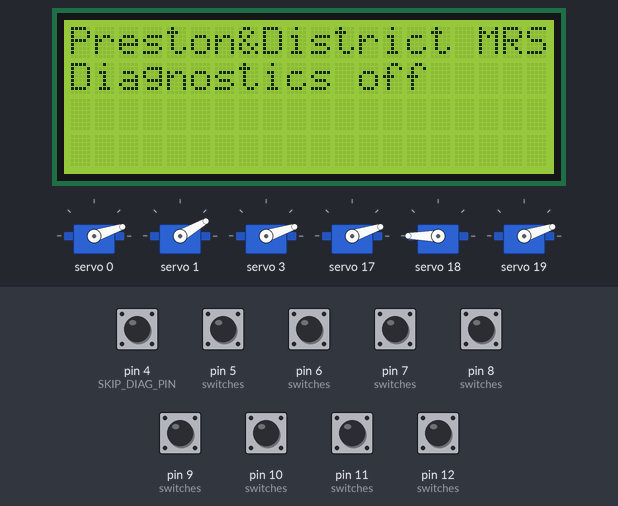
Recording of a sketch running on a simulated Arduino Uno, built with avr-gcc and run on an emulated ATmega328P. Parts: 20×4 character LCD, 6 × servo. The test bench sets the inputs (shaded band); at power-on: pin 4 (SKIP_DIAG_PIN), pin 5 (switches), pin 6 (switches), pin 7 (switches), pin 8 (switches), pin 9 (switches), pin 10 (switches), pin 11 (switches), pin 12 (switches) HIGH. What the sketch prints to the serial monitor is not drawn.

Above: at 1.2 s.
1.3 s: pin 4 (SKIP_DIAG_PIN) pulled LOW for 1 s
At 1.46 s:
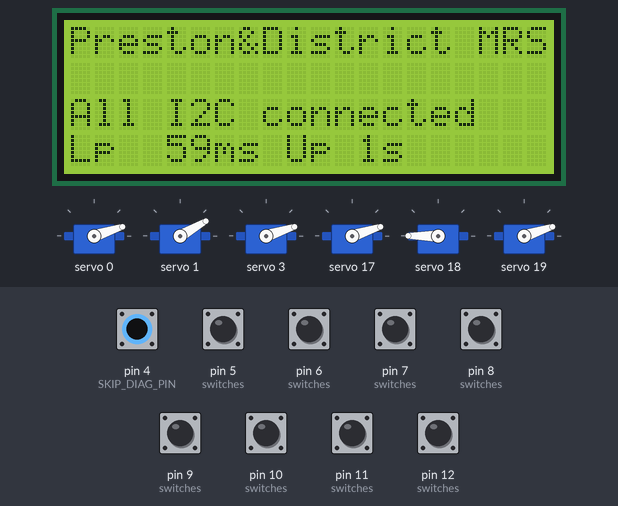
3.8 s: pin 5 (switches) pulled LOW for 0.15 s
At 4.18 s:
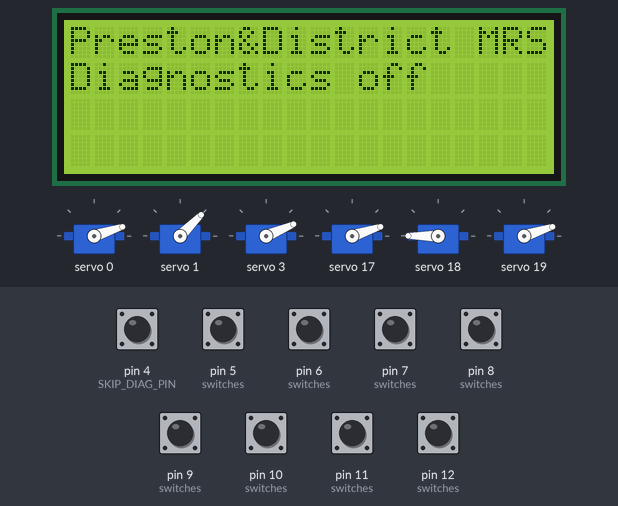
4.5 s: pin 4 (SKIP_DIAG_PIN) pulled LOW for 0.15 s
At 4.65 s:
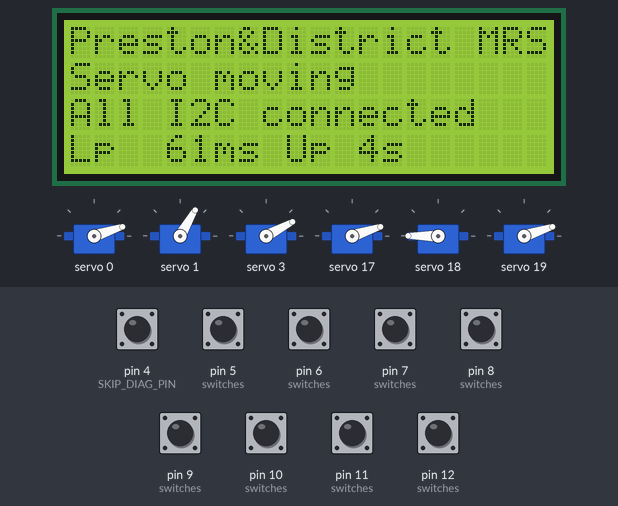
5.2 s: pin 7 (switches) pulled LOW for 0.15 s
At 5.39 s:
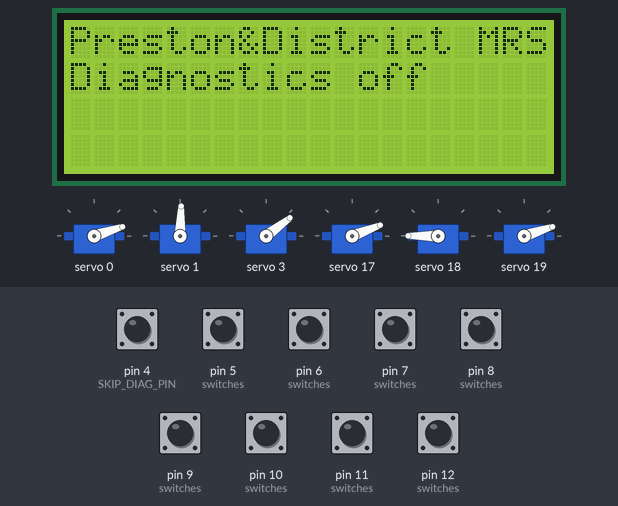
5.9 s: pin 6 (switches) pulled LOW for 0.15 s
6.6 s: pin 8 (switches) pulled LOW for 0.15 s
Timing chart, 0 to 8.3 s (numbered marks = the images above; inputs shaded):
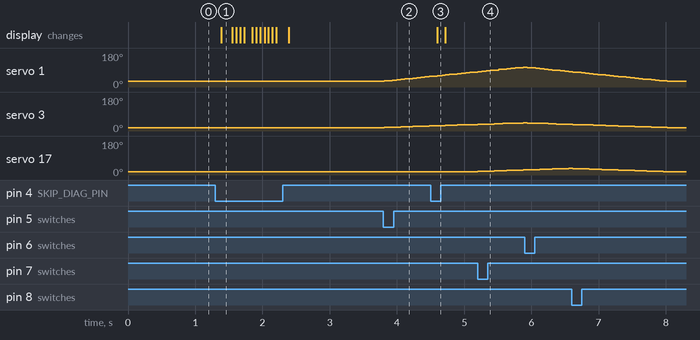

Measured:
- after the input at 1.3 s, the display: changes after 0.09 s (image 1)
- after the input at 3.8 s, servo 1: moves from 30° to 56° over 0.67 s, starting at once; servo 3: moves from 18° to 27° over 0.67 s, starting at once
- after the input at 4.5 s, the display: changes after 0.10 s (image 3)
- after the input at 5.2 s, servo 17: moves from 18° to 27° over 0.67 s, starting at once

The sketch:

servo_lcd.ino
```cpp
// (licence header left out)
#include <Wire.h>
#include <Adafruit_PWMServoDriver.h>
#include <LiquidCrystal_I2C.h>


#define CONTROLLER_COUNT  2
#define CONTROLLER_START  0x40
#define TIME_FACTOR 1.0

#define SERVOMIN  150 // This is the 'minimum' pulse length count (out of 4096)
#define SERVOMAX  600 // This is the 'maximum' pulse length count (out of 4096)
#define SERVO_FREQ 50 // Analog servos run at ~50 Hz updates

#define LCD_WIDTH 20
#define SKIP_DIAG_PIN 4

Adafruit_PWMServoDriver pwms[CONTROLLER_COUNT];
LiquidCrystal_I2C lcd(0x20,LCD_WIDTH,4);  // set the LCD address to 0x27 for a 20 chars and 4 line display
unsigned long previous_time;


struct I2CBoardGroup {
  int start_address;
  int number;
  String name;
};


I2CBoardGroup i2c_board_groups[] = {
  {0x20, 1,"LCD"},
  {0x40, 2,"Servo"},
  //{0x20, 1,"LCD display"},

};


struct SwitchData {
  int pin;      // the pin the switch is on
  int servo;    // Number of the sefvo in the list servo_configs below
                // Note that they count from zero!
  bool turnOn;  // If true, will set the servo to the "on" position
};

SwitchData switches[] = {
  {5, 1, true},
  {6, 1, false},
  {5, 2, true},
  {6, 2, false},
  {7, 3, true},
  {8, 3, false},
  {9, 4, true},
  {10, 4, false},
  {11, 5, true},
  {12, 5, false},
};


class Servo {
  int cluster;  // 0 - 5 or so
  int number; // 0 - 15
  int speed;
  int target_angle;
  int current_angle;
  int off_angle;
  int on_angle;

  public:
	Servo(int _cluster, int _number, int _speed, int _off_angle, int _on_angle) {
    cluster = _cluster;
    number = _number;
    speed = _speed;
    off_angle = _off_angle * 100;
    target_angle = _off_angle * 100;
    current_angle = _off_angle * 100;
    on_angle = _on_angle * 100;
  }

  void set(bool turnOn) {
    target_angle = turnOn ? on_angle : off_angle;
    //Serial.print(String(turnOn) + " ");
  }

  bool adjust(float elapsed) {
    int diff = current_angle - target_angle;
    if (diff == 0) return false;

    int increment = elapsed * speed;
    // diff is then capped at that
    if (diff > 0) {
      if (diff > increment) diff = increment;  // cap at speed
      current_angle -= diff;
    }
    else {
      if (diff < increment) diff = increment;  // cap at speed
      current_angle += diff;
    }
    update();
    return true;
  }

  void update() {
    int pulselen = current_angle * (SERVOMAX - SERVOMIN) / 18000 + SERVOMIN;
    if (pulselen > SERVOMAX) {
      Serial.print("ERROR: Too high!!!");
      return;
    }
    if (pulselen < SERVOMIN) {
      Serial.print("ERROR: Too low!!!");
      return;
    }
    pwms[cluster].setPWM(number, 0, pulselen);
  }

  String status() {
    return String(current_angle) + "/" + String(target_angle);
  }
};


Servo servos[] = {
  Servo(0, 0, 1, 0, 180),
  Servo(0, 1, 3, 10, 120), // this one does not like to go beyond 120deg!
  Servo(0, 3, 1, 0, 90),
  Servo(1, 1, 1, 0, 180),
  Servo(1, 2, 4, 180, 0),
  Servo(1, 3, 4, 0, 30),
};


const int servo_count = sizeof(servos)/sizeof(servos[0]);
const int switch_count = sizeof(switches)/sizeof(switches[0]);
bool moving_flag = false;
bool diag_flag = false;


void print_line(int line, String str) {
    lcd.setCursor(0, line);
    str = str.substring(0, LCD_WIDTH);
    for (int i = str.length(); i < LCD_WIDTH; i++) str += ' ';
    lcd.print(str);
}

void setup() {
  Wire.begin();

  Serial.begin(9600);

  lcd.init();                      // initialize the lcd
  lcd.backlight();
  lcd.home();
  lcd.setCursor(0, 0);
  lcd.print("Preston&District MRS");
  pinMode(SKIP_DIAG_PIN, INPUT_PULLUP);           // set pin to input

  for (int i = 0; i < switch_count; i++) {
    pinMode(switches[i].pin, INPUT_PULLUP);           // set pin to input
  }

  for (int i = 0; i < CONTROLLER_COUNT; i++) {
    pwms[i] = Adafruit_PWMServoDriver(CONTROLLER_START + i);
    pwms[i].begin();
    pwms[i].setOscillatorFrequency(27000000);
    pwms[i].setPWMFreq(SERVO_FREQ);  // Analog servos run at ~50 Hz updates
  }

  for (int i = 0; i < servo_count; i++) {
    servos[i].update();
  }


  //while (!Serial); // wait for output to fire up before sending. But what if it is not connected???
  //Serial.println("Found " + String(servo_count) + " servos!");  // does not appear
  previous_time = millis();
}


void diagnostics(int elapsed)
{

  if (digitalRead(SKIP_DIAG_PIN) == HIGH) {
    if (!diag_flag) {
      print_line(1, "Diagnostics off");
      print_line(2, "");
      print_line(3, "");
    }
    return;
  }
  diag_flag = false;


  print_line(1, moving_flag ? "Servo moving" : "");


  String result = "";
  for (int i = 0; i < sizeof(i2c_board_groups)/sizeof(i2c_board_groups[0]); i++) {
    for (int j = 0; j < i2c_board_groups[i].number; j++) {
      int address = i2c_board_groups[i].start_address + j;
      Wire.beginTransmission(address);
      int error = Wire.endTransmission();
      if (error != 0) {
        result += " ";
        result += String(address);
      }
    }
  }
  print_line(2, result == "" ? "All I2C connected" : ("No I2C:" + result));


  String s = "Lp ";
  if (elapsed < 100) s += " ";
  s += String(elapsed);
  s += "ms Up ";
  s += String(millis() / 1000);
  s += "s";
  print_line(3, s);
}


void loop() {
  // HANDLE TIME
  unsigned long now_time = millis();
  unsigned long elapsed = now_time - previous_time;
  previous_time = now_time;
  float increment = TIME_FACTOR * elapsed;


  // HANDLE DIAGNOSTICS
  diagnostics(elapsed);


  // HANDLE INPUTS
  for (int i = 0; i < switch_count; i++) {
    if (digitalRead(switches[i].pin) == LOW) {
      int servo_no = switches[i].servo;
      if ((servo_no < 0) || (servo_no >= servo_count)) {
        Serial.println("Bad servo number: " + String(servo_no));
        continue;
      }
      servos[servo_no].set(switches[i].turnOn);
      Serial.println("switch:" + String(i) + "servo:" + String(servo_no) + " (" + servos[servo_no].status() + ")");
      //Serial.println("servo_count:" + String(servo_count) + " (" + String(i) + ")");
    }
  }


  // HANDLE SERVOS
  moving_flag = false;
  for (int i = 0; i < servo_count; i++) {
    if (servos[i].adjust(increment)) moving_flag = true;
  }

}
```
